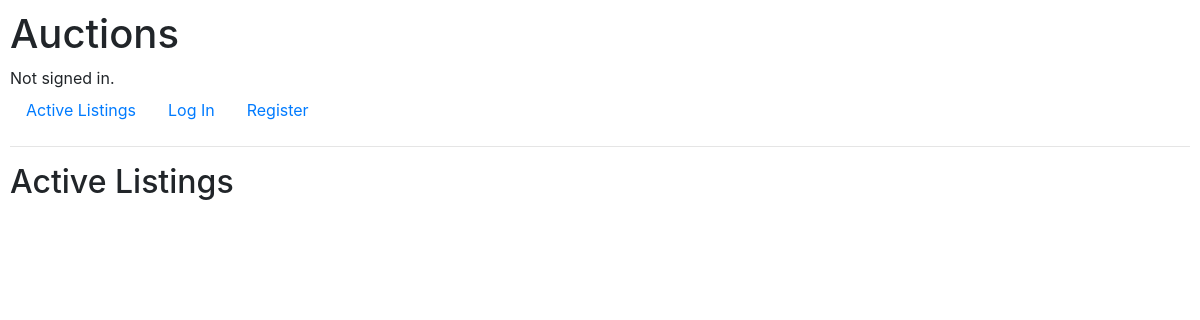
/, run on an earlier commit of the app's database.
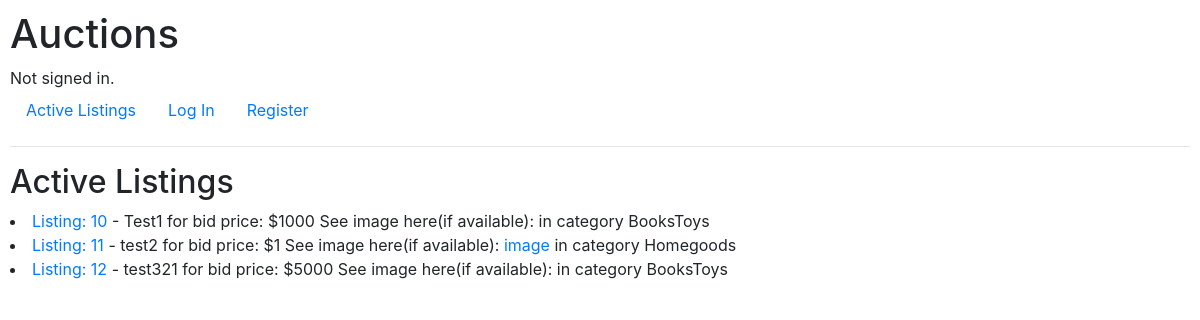
And on a later commit of the database.
### auctions/models.py (models this page shows, shortened)
class Listing(models.Model):
    title = models.CharField(max_length=64)
    description = models.CharField(max_length=500)
    start_bid = models.IntegerField(default=0)
    image = models.URLField(blank=True)
    category = models.CharField(max_length=20, choices=CATEGORY_CHOICES)

### auctions/views.py (the view)
# urls.py: path("", views.index, name="index"),
def index(request):
    return render(request, "auctions/index.html",
                  {'listings': Listing.objects.all()})

### auctions/templates/auctions/index.html
{% extends "auctions/layout.html" %}
{% block body %}
    <h2>Active Listings</h2>
    {% for listing in listings %}
            <li><a href={% url 'listing' listing.id %}> Listing: {{ listing.id }} </a> - {{ listing.description }} for bid price: ${{ listing.start_bid }} See image here(if available): {% if listing.image %}<a href="{{ listing.image}}">image </a>{% endif %} in category {{listing.category}}
            </li>
        {% endfor %}
{% endblock %}

### auctions/templates/auctions/layout.html (shortened to what this page needs)
{% load static %}
<!DOCTYPE html>
<html lang="en">
    <head>
        <link rel="stylesheet" href="https://stackpath.bootstrapcdn.com/bootstrap/4.4.1/css/bootstrap.min.css">
        <link href="{% static 'auctions/styles.css' %}" rel="stylesheet">
    </head>
    <body>
        <h1>Auctions</h1>
        <div>
            {% if user.is_authenticated %}
                Signed in as <strong>{{ user.username }}</strong>.
            {% else %}
                Not signed in.
            {% endif %}
        </div>
        <ul class="nav">
            <li class="nav-item">
                <a class="nav-link" href="{% url 'index' %}">Active Listings</a>
            </li>
            {% if user.is_authenticated %}
                <li class="nav-item">
                    <a class="nav-link" href="{% url 'create_listing' %}">Create Listing</a>
                </li>
                <li class="nav-item">
                    <a class="nav-link" href="{% url 'watch_list' user.username %}">Watch List</a>
                </li>
                <li class="nav-item">
                    <a class="nav-link" href="{% url 'logout' %}">Log Out</a>
                </li>
            {% else %}
                <li class="nav-item">
                    <a class="nav-link" href="{% url 'login' %}">Log In</a>
                </li>
                <li class="nav-item">
                    <a class="nav-link" href="{% url 'register' %}">Register</a>
                </li>
            {% endif %}
        </ul>
        <hr>
        {% block body %}
        {% endblock %}
    </body>
</html>

### auctions/static/auctions/styles.css (style rules this page uses)
body { padding: 10px; }

What changed in the data, as far as the page shows it:
added Listing: id "10", description "Test1", start_bid "1000", category "BooksToys"
added Listing: id "11", description "test2", start_bid "1", category "Homegoods"
added Listing: id "12", description "test321", start_bid "5000", category "BooksToys"
